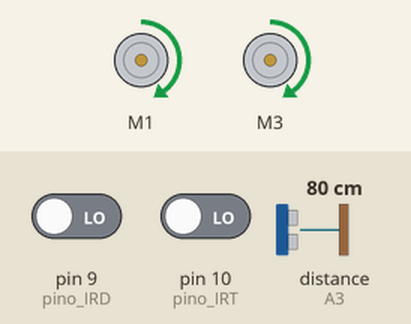
Simulated run of this sketch. Board: Arduino Uno, built with avr-gcc and run on an emulated ATmega328P. On the bench: 2 × DC motor (green arrow = forward, orange = backward, longer = faster). The test bench sets the inputs (shaded band); at power-on: pin 9 (pino_IRD) LOW, pin 10 (pino_IRT) LOW, distance to the obstacle (sensor on A3) 80 cm. The echo pulse lasts 58.3 µs per cm; random numbers use the default seed unless the sketch sets one; what the sketch prints to the serial monitor is not drawn.

Above: at 4.2 s.
4.3 s: pin 9 (pino_IRD) driven HIGH
At 4.9 s:
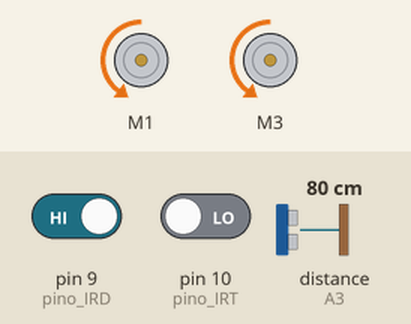
At 5.6 s:
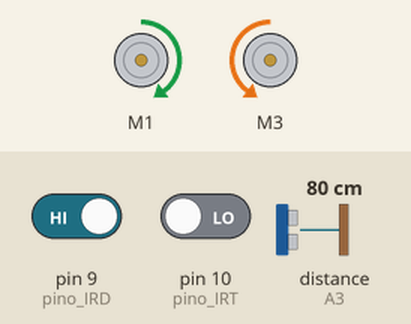
7.3 s: pin 10 (pino_IRT) driven HIGH
At 10.0 s:
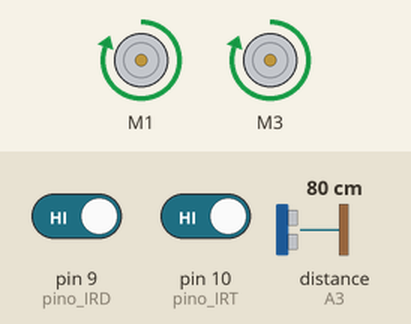
10.3 s: pin 9 (pino_IRD) driven LOW
13.3 s: distance to the obstacle (sensor on A3) set to 17 cm
16.3 s: distance to the obstacle (sensor on A3) set to 14 cm
Timing chart, 0 to 19.3 s (numbered marks = the images above; inputs shaded):
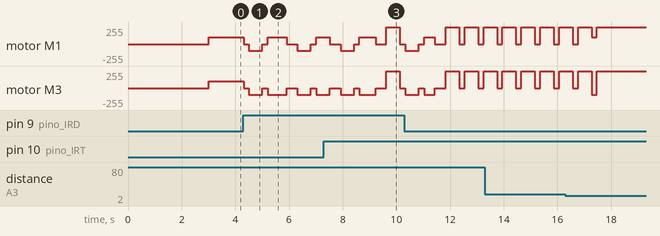

The sketch:

CARROSUMO.ino
```cpp
#include <AFMotor.h>
#include <Ultrasonic.h>

#define pino_TRIG A4
#define pino_ECHO A3
#define pino_IRT 10
#define pino_IRD 9

int distancia;
int sensor_dianteiro;
int sensor_traseiro;
int distancia_ataque = 15;
int vel_padrao = 100;
int vel_ataque = 255;

Ultrasonic ultrassonico(pino_TRIG, pino_ECHO);
AF_DCMotor motor1(1);
AF_DCMotor motor2(3);

void setup() {
  pinMode(pino_IRD, INPUT);
  pinMode(pino_IRT, INPUT);
  delay(3000);
  motor1.setSpeed(vel_padrao);
  motor2.setSpeed(vel_padrao);
  Serial.begin(9600);
}


void ler_sensores() {
  distancia = ultrassonico.read();
  sensor_dianteiro = digitalRead(pino_IRD);
  sensor_traseiro = digitalRead(pino_IRT);
}
void frente() {
  motor1.run(FORWARD);
  motor2.run(FORWARD);
  delay(1);
}
void voltar() {
  motor1.run(BACKWARD);
  motor2.run(BACKWARD);
  delay(500);
}
void parar() {
  motor1.run(RELEASE);
  motor2.run(RELEASE);
  delay(200);
}
void atacar() {
  motor1.setSpeed(vel_ataque);
  motor2.setSpeed(vel_ataque);
  motor1.run(FORWARD);
  motor2.run(FORWARD);
  delay(1);
}
void manobrar(int tempo) {
  if (random(1, 3) == 1) {
    motor1.run(FORWARD);
    motor2.run(BACKWARD);
    delay(1);
  } else {
     motor1.run(FORWARD);
     motor2.run(BACKWARD);
}
  delay(tempo);
}


void loop() {
  ler_sensores();
  Serial.println(distancia);
  if(sensor_dianteiro == 1){
    parar();
    voltar();
    parar();
    manobrar(random(4,8)*100);
    parar();
  }
  if(sensor_traseiro == 1){
    parar();
    atacar();
    delay(500);
    motor1.setSpeed(vel_padrao);
    motor2.setSpeed(vel_padrao);
  }
  if(distancia <= distancia_ataque){
    manobrar(200);
    while (sensor_dianteiro == 0){
      atacar();
      ler_sensores();
    }
    motor1.setSpeed(vel_padrao);
    motor2.setSpeed(vel_padrao);
  }
  frente();
}
```

Measured:
- after the input at 4.3 s, motor M1: forward 100/255 → stopped at once, → backward 100/255 0.20 s later, → stopped 0.50 s later, → forward 100/255 0.20 s later, … (8 changes in this stretch); motor M3: forward 100/255 → stopped at once, → backward 100/255 0.20 s later, → stopped 0.50 s later, → backward 100/255 0.20 s later, … (8 changes in this stretch)
